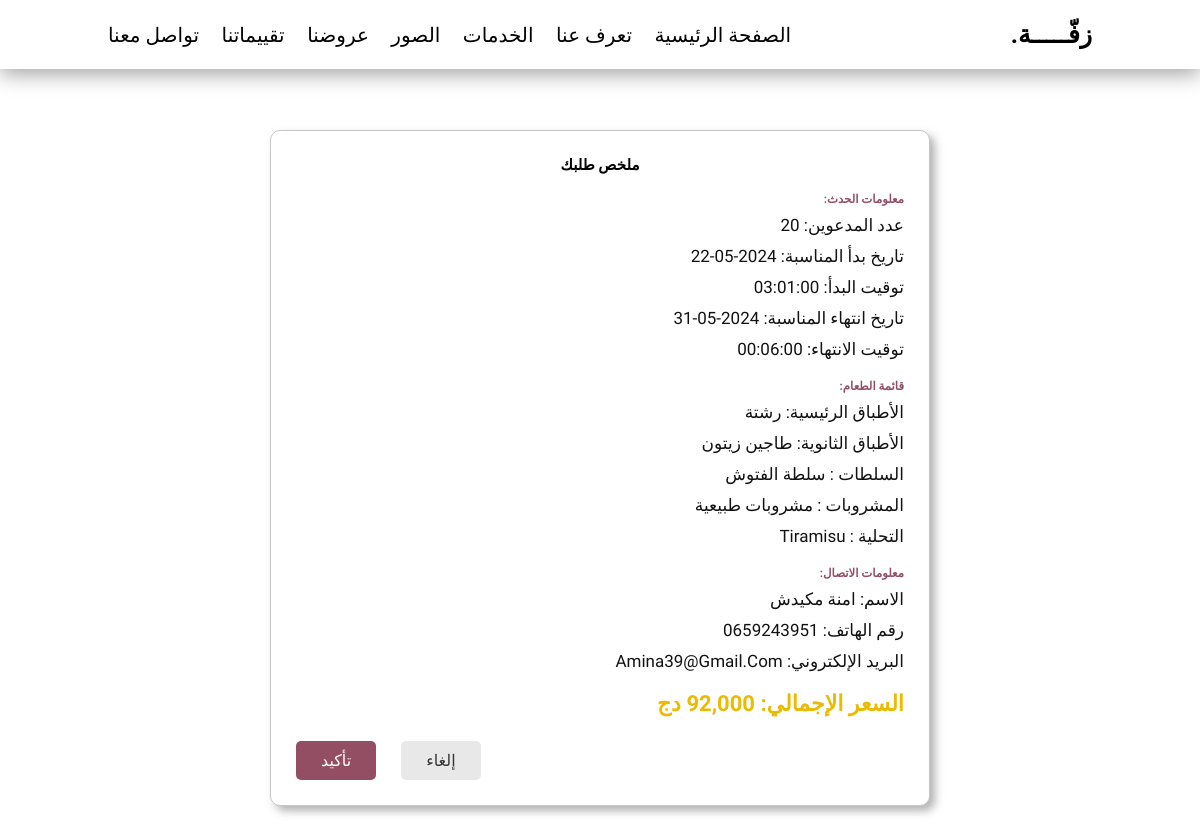
/display_info.php?id=1, run on the app's committed database.
### tables this page shows
CREATE TABLE `event_details` (
  `id` int(11) NOT NULL,
  `invitees_count` int(11) NOT NULL,
  `start_date` date NOT NULL,
  `start_time` time NOT NULL,
  `end_date` date NOT NULL,
  `end_time` time NOT NULL,
  `main_dishes` varchar(255) DEFAULT NULL,
  `side_dishes` varchar(255) DEFAULT NULL,
  `salads` varchar(255) DEFAULT NULL,
  `drinks` varchar(255) DEFAULT NULL,
  `desserts` varchar(255) DEFAULT NULL,
  `arabic_firstname` varchar(255) NOT NULL,
  `arabic_lastname` varchar(255) NOT NULL,
  `phone` varchar(20) NOT NULL,
  `email` varchar(255) NOT NULL
);

### display_info.php (the view, shortened to what this page needs)
<!DOCTYPE html>
<html lang="ar">
<head>
    <link href="https://cdn.jsdelivr.net/npm/remixicon@3.2.0/fonts/remixicon.css" rel="stylesheet">
    <link rel="stylesheet" href="css/form.css">
</head>
<body dir="rtl">
<header class="header">
        <a href="#" class="logo">زفّـــــة<span>.</span></a>
        <nav class="navbar">
            <a href="index.php#home" class="act">الصفحة الرئيسية</a>
            <a href="index.php#about">تعرف عنا</a>
            <a href="index.php#service">الخدمات</a>
            <a href="index.php#gallery">الصور</a>
            <a href="index.php#price">عروضنا</a>
            <a href="index.php#review">تقييماتنا</a>
            <a href="index.php#contact">تواصل معنا</a>
        </nav>
    </header>
    <div class="formbold-main-wrapper">
        <div class="formbold-form-wrapper">
        <form action="index.php" method="POST">
            <?php
            $servername = "localhost";
            $username = "root";
            $password = "";
            $dbname = "zaffa";
            $conn = new mysqli($servername, $username, $password, $dbname);
            $client_id = $_GET['id'] ?? '';
            $sql = "SELECT * FROM event_details WHERE id = '$client_id'";
            $result = $conn->query($sql);
            if ($result->num_rows > 0) {
                while ($row = $result->fetch_assoc()) {
                    echo "<h2>ملخص طلبك</h2>";
                    echo "<br>";
                    echo "<h3>معلومات الحدث:</h3>";
                    echo "<p>عدد المدعوين: " . htmlspecialchars($row['invitees_count']) . "</p>";
                    echo "<p>تاريخ بدأ المناسبة: " . htmlspecialchars($row['start_date']) . "</p>";
                    echo "<p>توقيت البدأ: " . htmlspecialchars($row['start_time']) . "</p>";
                    echo "<p>تاريخ انتهاء المناسبة: " . htmlspecialchars($row['end_date']) . "</p>";
                    echo "<p>توقيت الانتهاء: " . htmlspecialchars($row['end_time']) . "</p>";
                    echo "<br>";
                    echo "<h3>قائمة الطعام:</h3>";
                    echo "<p>الأطباق الرئيسية: " . htmlspecialchars($row['main_dishes']) . "</p>";
                    echo "<p>الأطباق الثانوية: " . htmlspecialchars($row['side_dishes']) . "</p>";
                    echo "<p>السلطات : " . htmlspecialchars($row['salads']) . "</p>";
                    echo "<p>المشروبات : " . htmlspecialchars($row['drinks']) . "</p>";
                    echo "<p>التحلية : " . htmlspecialchars($row['desserts']) . "</p>";
                    echo "<br>";
                    echo "<h3>معلومات الاتصال:</h3>";
                    echo "<p>الاسم: " . htmlspecialchars($row['arabic_firstname']) . " " . htmlspecialchars($row['arabic_lastname']) . "</p>";
                    echo "<p>رقم الهاتف: " . htmlspecialchars($row['phone']) . "</p>";
                    echo "<p>البريد الإلكتروني: " . htmlspecialchars($row['email']) . "</p>";
                    $invitees_count = (int)$row['invitees_count'];
                    $main_dishes = explode(',', $row['main_dishes']);
                    $side_dishes = explode(',', $row['side_dishes']);
                    $salads = explode(',', $row['salads']);
                    $drinks = explode(',', $row['drinks']);
                    $desserts = explode(',', $row['desserts']);
                    $total_dishes = count($main_dishes) + count($side_dishes) + count($salads) + count($drinks) + count($desserts);
                    if ($total_dishes >= 1 && $total_dishes <= 4) {
                        $base_price = 80000;
                    } elseif ($total_dishes >= 4 && $total_dishes <= 6) {
                        $base_price = 90000;
                    } else {
                        $base_price = 100000;
                    }
                    $total_price = $base_price + ($invitees_count * 100);
                    echo "<br><h1>السعر الإجمالي: " . htmlspecialchars(number_format($total_price, 0)) . " دج</h1>";
                }
            } else {
                echo "0 results";
            }
            ?>
            <div class="formbold-form-btn-wrapper">
                <button type="button" class="formbold-btn-am">
                    إلغاء
                </button>
                <button type="submit" class="formbold-btn-ami">
                    تأكيد
                </button>
            </div>
            </form>
    </div>
</div>
</body>
</html>

### css/form.css (style rules this page uses)
* { font-family: "Tajawal", sans-serif; margin: 0; padding: 0; box-sizing: border-box; outline: none; border: none; text-decoration: none; text-transform: capitalize; transition: .2s linear; }
html { font-size: 62.5%; overflow: hidden; scroll-padding-top: 7rem; scroll-behavior: smooth; overflow-y: auto; }
body { font-family: "Tajawal", sans-serif; }
body { background: #fff; overflow-y: auto; }
.header { position: fixed; top: 0; left: 0; right: 0; z-index: 1000; background: #fff; display: flex; align-items: center; justify-content: space-between; padding: 2rem 9%; box-shadow: 0 .5rem 2rem rgb(163, 162, 162); }
.header .logo { font-weight: bolder; color: #000; font-size: 2.5rem; }
.header .logo span { color: var(--main-color); }
.header .navbar a { font-size: 2rem; color: #000; margin-right: 2rem; }
.formbold-main-wrapper { display: flex; align-items: center; justify-content: center; padding: 130px; }
.formbold-form-wrapper { margin: 0 auto; max-width: 660px; width: 100%; background: white; border: 1px solid rgb(199, 199, 199); border-radius: 10px; box-shadow: 5px 5px 8px rgba(104, 104, 104, 0.5); padding: 25px; }
.formbold-form-btn-wrapper { display: flex; align-items: center; justify-content: flex-end; gap: 25px; margin-top: 25px; }
.formbold-btn-am { font-family: "Tajawal", sans-serif; display: flex; align-items: center; gap: 5px; font-size: 16px; border-radius: 5px; padding: 10px 25px; border: none; font-weight: 500; background-color: #e8e8e8; color: rgb(53, 53, 53); cursor: pointer; }
.formbold-btn-ami { font-family: "Tajawal", sans-serif; display: flex; align-items: center; gap: 5px; font-size: 16px; border-radius: 5px; padding: 10px 25px; border: none; font-weight: 500; background-color: #934E63; color: white; cursor: pointer; }
p { margin-bottom: 7px; font-size: 17px; line-height: 24px; color: #121212; }
h3 { color: #934E63; margin-bottom: 7px; }
h2 { color: #000000; margin-bottom: 7px; text-align: center; }
h1 { color: #eabb00; margin-bottom: 7px; font-size: 22px; }

### data on the page
event_details: invitees_count "20", start_date "2024-05-22", start_time "03:01:00", end_date "2024-05-31", end_time "00:06:00", main_dishes "رشتة", side_dishes "طاجين زيتون", salads "سلطة الفتوش", drinks "مشروبات طبيعية", desserts "Tiramisu", arabic_firstname "امنة", arabic_lastname "مكيدش", phone "0659243951", email "Amina39@gmail.com", total_price "92,000"
